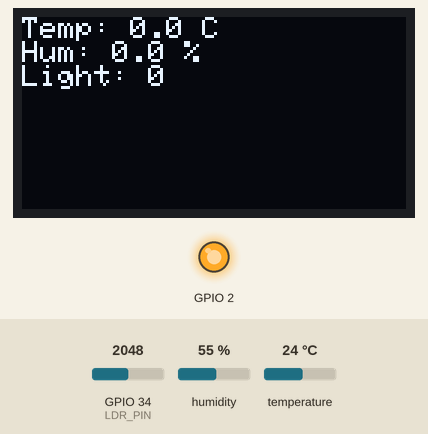
Simulated run of this program. Board: ESP32. Parts: 128×64 one-colour display, output pins drawn as LEDs (lit = HIGH). The inputs (shaded band) are chosen by the test bench; at power-on: humidity 55 %, GPIO 34 (LDR_PIN) = 2048, temperature 24 °C (analog values on the 0–4095 scale). WiFi joins after 1.5 s; servers stay silent unless stated; no MQTT or app messages arrive unless stated; not simulated (calls return 0 or success): secret.h; what the program prints to the serial monitor is not drawn.

Above: at 2.7 s.
2.8 s: humidity set to 32 %
At 6.6 s:
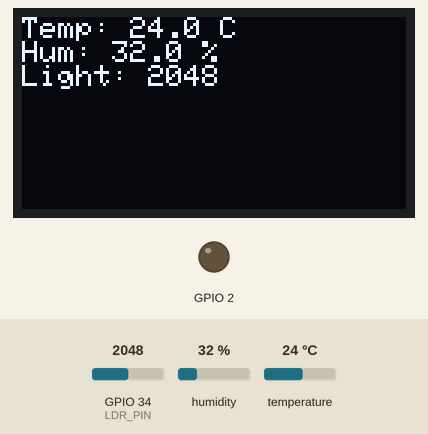
9.7 s: humidity set to 29 %
At 10.6 s:
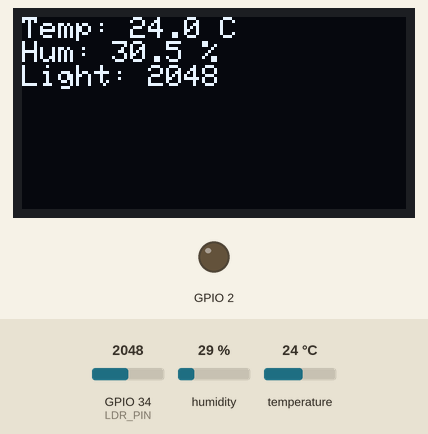
17.5 s: GPIO 34 (LDR_PIN) set to 2866
At 21.4 s:
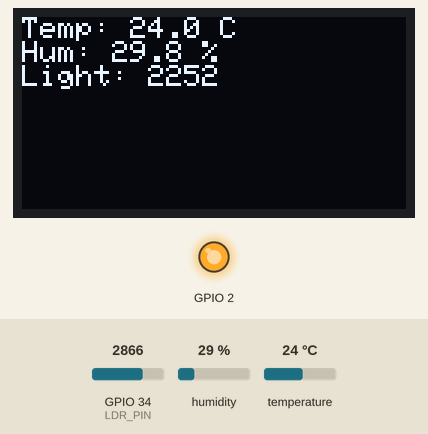
27.6 s: temperature set to 12 °C
At 30.5 s:
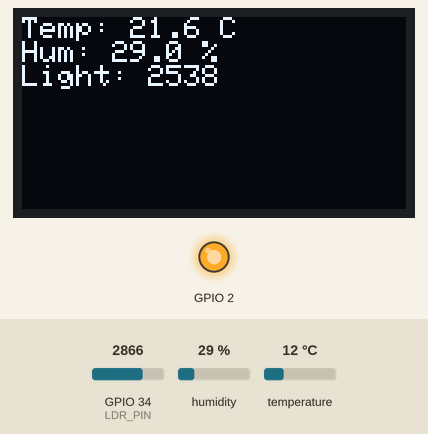
37.6 s: GPIO 34 (LDR_PIN) set to 3603
At 41.6 s:
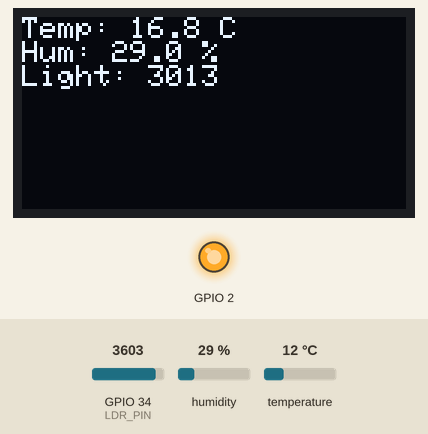
47.6 s: GPIO 34 (LDR_PIN) set to 4095
At 51.1 s:
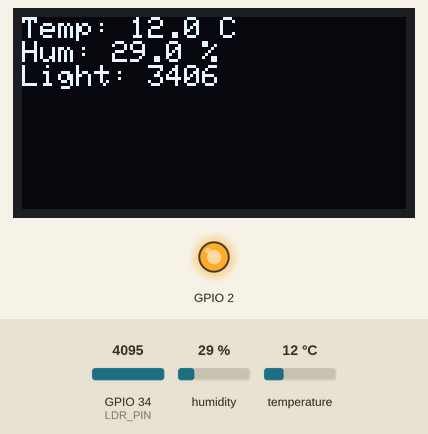
Timing chart, 0 to 52.6 s (numbered marks = the images above; inputs shaded):
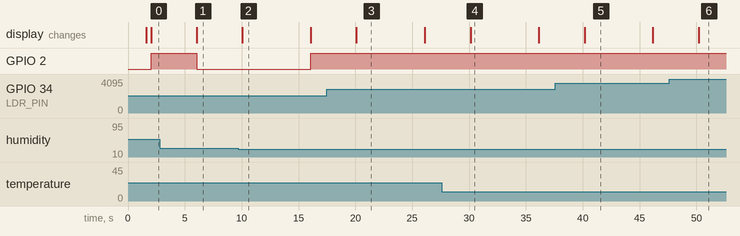

The program:

main.cpp
```cpp
/**
 * @file main.cpp
 * @brief Entry point for the Smart Environment Node firmware.
 *
 * The firmware reads temperature, humidity and light levels, filters the
 * readings, displays them on an OLED screen, indicates alerts via an LED
 * and periodically uploads the data to a cloud service.
 */

#include <Arduino.h>
#include "config.h"

#include "sensors/DHTSensor.h"
#include "sensors/LightSensor.h"
#include "display/OledDisplay.h"
#include "connectivity/WiFiManager.h"
#include "connectivity/CloudUploader.h"
#include "utils/DataFilter.h"
#include "utils/AlertManager.h"

// Instantiate global objects
DHTSensor dhtSensor;
LightSensor lightSensor;
OledDisplay oledDisplay;
WiFiManager wifiManager;
CloudUploader cloudUploader;
DataFilter tempFilter;
DataFilter humidFilter;
DataFilter lightFilter;
AlertManager alertManager;

// Timing variables
static unsigned long lastSensorTime = 0;
static unsigned long lastDisplayTime = 0;
static unsigned long lastUploadTime = 0;

void setup() {
    // Initialize serial for debugging
    Serial.begin(SERIAL_BAUD_RATE);
    DEBUG_PRINTLN();
    DEBUG_PRINTLN(F("Starting " DEVICE_NAME " (FW " FIRMWARE_VERSION ")"));

    // Initialise sensors
    dhtSensor.begin();
    lightSensor.begin();

    // Initialise display
    if (!oledDisplay.begin()) {
        DEBUG_PRINTLN(F("OLED init failed"));
    }

    // Setup alert LED
    alertManager.begin();

    // Establish WiFi connection
    wifiManager.connect();

    // Initialise cloud uploader
    cloudUploader.begin();

    // Clear initial display
    oledDisplay.showStatus("Booting...");
}

void loop() {
    unsigned long now = millis();

    // Maintain WiFi connection
    wifiManager.loop();

    // Read sensors at configured interval
    if (now - lastSensorTime >= SENSOR_READ_INTERVAL) {
        lastSensorTime = now;
        float t = dhtSensor.readTemperature();
        float h = dhtSensor.readHumidity();
        int   l = lightSensor.readRaw();
        // Add valid readings to filters
        if (DHTSensor::isValid(t, TEMP_MIN_VALID, TEMP_MAX_VALID)) {
            tempFilter.addValue(t);
        }
        if (DHTSensor::isValid(h, HUMID_MIN_VALID, HUMID_MAX_VALID)) {
            humidFilter.addValue(h);
        }
        if (l >= LIGHT_MIN_VALID && l <= LIGHT_MAX_VALID) {
            lightFilter.addValue(static_cast<float>(l));
        }
    }

    // Update display at configured interval
    if (now - lastDisplayTime >= DISPLAY_UPDATE_INTERVAL) {
        lastDisplayTime = now;
        float avgTemp  = tempFilter.getAverage();
        float avgHumid = humidFilter.getAverage();
        int   avgLight = static_cast<int>(lightFilter.getAverage());
        oledDisplay.showReadings(avgTemp, avgHumid, avgLight);
        // Update alerts and LED
        alertManager.update(avgTemp, avgHumid, avgLight);
    }

    // Upload data at configured interval
    if (now - lastUploadTime >= CLOUD_UPLOAD_INTERVAL) {
        lastUploadTime = now;
        if (wifiManager.isConnected()) {
            float avgTemp  = tempFilter.getAverage();
            float avgHumid = humidFilter.getAverage();
            int   avgLight = static_cast<int>(lightFilter.getAverage());
            cloudUploader.upload(avgTemp, avgHumid, avgLight);
        }
    }

    // Small delay to prevent watchdog resets on some boards
    delay(10);
}
```

CloudUploader.h
```cpp
/**
 * @file CloudUploader.h
 * @brief Abstracts uploading sensor data to a cloud service.
 *
 * This implementation supports both HTTP uploads to ThingSpeak and
 * MQTT publishes to a broker. The active mechanism is selected at
 * runtime based on whether a valid ThingSpeak API key is defined.
 */

#ifndef CLOUD_UPLOADER_H
#define CLOUD_UPLOADER_H

#include <Arduino.h>
#include <WiFi.h>
#include <HTTPClient.h>
#include <PubSubClient.h>
#include "config.h"

/**
 * @class CloudUploader
 * @brief Handles uploading sensor readings to ThingSpeak or publishing
 *        them via MQTT.
 */
class CloudUploader {
public:
    CloudUploader();

    /**
     * Initialise internal clients. Should be called after WiFi is up.
     */
    void begin();

    /**
     * Upload a new set of sensor readings. Depending on configuration
     * this will either perform an HTTP GET request to ThingSpeak or
     * publish values to multiple MQTT topics.
     *
     * @param temperature Filtered temperature reading in °C
     * @param humidity    Filtered humidity reading in %
     * @param light       Filtered light reading (0‑4095)
     */
    void upload(float temperature, float humidity, int light);

private:
    WiFiClient _wifiClient;
    HTTPClient _httpClient;
    PubSubClient _mqttClient;

    void uploadThingSpeak(float temperature, float humidity, int light);
    void uploadMQTT(float temperature, float humidity, int light);
};

#endif // CLOUD_UPLOADER_H
```

WiFiManager.h
```cpp
/**
 * @file WiFiManager.h
 * @brief Helper class to manage WiFi connectivity for the ESP32.
 *
 * Provides a non‑blocking API to connect and maintain a WiFi connection.
 */

#ifndef WIFI_MANAGER_H
#define WIFI_MANAGER_H

#include <Arduino.h>
#include <WiFi.h>
#include "config.h"

/**
 * @class WiFiManager
 * @brief Encapsulates connection and reconnection logic for WiFi.
 */
class WiFiManager {
public:
    WiFiManager();

    /**
     * Attempt to connect to the configured WiFi network. This method
     * blocks until either a connection is established or the timeout
     * defined in config.h expires.
     *
     * @return true if connected, false otherwise
     */
    bool connect();

    /**
     * Return whether the device is currently connected to WiFi.
     */
    bool isConnected() const;

    /**
     * Should be called frequently in loop(). Handles reconnection
     * attempts if the connection is lost.
     */
    void loop();

private:
    unsigned long _lastAttempt; ///< Time of the last reconnection attempt
};

#endif // WIFI_MANAGER_H
```

OledDisplay.h
```cpp
/**
 * @file OledDisplay.h
 * @brief High level wrapper around the Adafruit SSD1306 OLED display.
 *
 * This class handles initialization of the display, rendering of sensor
 * readings and status messages. It relies on the global configuration
 * constants defined in config.h.
 */

#ifndef OLED_DISPLAY_H
#define OLED_DISPLAY_H

#include <Arduino.h>
#include <Wire.h>
#include <Adafruit_GFX.h>
#include <Adafruit_SSD1306.h>
#include "config.h"

/**
 * @class OledDisplay
 * @brief Abstraction for a 0.96" I2C OLED display using the SSD1306 driver.
 */
class OledDisplay {
public:
    /**
     * Construct a new OledDisplay. The display is instantiated with
     * dimensions and I2C parameters defined in config.h.
     */
    OledDisplay();

    /**
     * Initialize the display hardware. Must be called in setup().
     *
     * @return true if initialization succeeded, false otherwise.
     */
    bool begin();

    /**
     * Render the latest sensor readings on the display. Values are
     * formatted nicely and updated whenever this method is called.
     *
     * @param temperature Filtered temperature reading in °C
     * @param humidity    Filtered humidity reading in %
     * @param light       Filtered light reading (0‑4095)
     */
    void showReadings(float temperature, float humidity, int light);

    /**
     * Show a status message on the display. This will clear the screen
     * before rendering the message.
     *
     * @param status A textual status to display
     */
    void showStatus(const String &status);

private:
    Adafruit_SSD1306 _display; ///< Display driver object
    void clear();              ///< Clear the display buffer and send to screen
};

#endif // OLED_DISPLAY_H
```

DHTSensor.h
```cpp
/**
 * @file DHTSensor.h
 * @brief Wrapper class around the Adafruit DHT library for reading
 *        temperature and humidity from a DHT11 sensor.
 *
 * The class encapsulates initialization, reading and basic validation of
 * sensor values. It defers filtering and thresholding to other modules.
 */

#ifndef DHT_SENSOR_H
#define DHT_SENSOR_H

#include <Arduino.h>
#include <DHT.h>
#include "config.h"

/**
 * @class DHTSensor
 * @brief Provides an interface to a DHT temperature/humidity sensor.
 */
class DHTSensor {
public:
    /**
     * Construct a new DHTSensor object.
     *
     * @param pin  The GPIO pin used for the sensor data line.
     * @param type The DHT sensor type (e.g. DHT11 or DHT22).
     */
    DHTSensor(uint8_t pin = DHT_PIN, uint8_t type = DHT_TYPE);

    /**
     * Initialise the underlying DHT library. Must be called in setup().
     */
    void begin();

    /**
     * Read the temperature in degrees Celsius.
     * @return The measured temperature, or NAN if invalid.
     */
    float readTemperature();

    /**
     * Read the relative humidity in percent.
     * @return The measured humidity, or NAN if invalid.
     */
    float readHumidity();

    /**
     * Helper to test whether a value lies within a valid range.
     *
     * @param value    Value to test
     * @param minValid Minimum acceptable value (inclusive)
     * @param maxValid Maximum acceptable value (inclusive)
     * @return true if value is finite and within bounds, false otherwise
     */
    static bool isValid(float value, float minValid, float maxValid);

private:
    DHT dht;  ///< Instance of the Adafruit DHT driver
};

#endif // DHT_SENSOR_H
```

LightSensor.h
```cpp
/**
 * @file LightSensor.h
 * @brief Simple driver for an analog light sensor (LDR).
 *
 * The light sensor consists of a voltage divider formed by an LDR and a resistor
 * connected to an ADC pin. This class abstracts the raw analog reading
 * and provides basic range checking.
 */

#ifndef LIGHT_SENSOR_H
#define LIGHT_SENSOR_H

#include <Arduino.h>
#include "config.h"

/**
 * @class LightSensor
 * @brief Reads an analog value from a light dependent resistor (LDR).
 */
class LightSensor {
public:
    /**
     * Construct a new LightSensor object.
     *
     * @param pin The ADC pin connected to the LDR voltage divider.
     */
    explicit LightSensor(uint8_t pin = LDR_PIN);

    /**
     * Initialise the ADC resolution. Call this once in setup().
     */
    void begin();

    /**
     * Read the raw ADC value from the LDR. The result is clipped to
     * LIGHT_MIN_VALID/LIGHT_MAX_VALID.
     * @return A value between 0 and 4095 (12‑bit resolution).
     */
    int readRaw();

    /**
     * Read the normalised light level. Currently this simply returns
     * the raw value but could be extended to return a percentage or lux.
     * @return The processed light level.
     */
    int readNormalized();

private:
    uint8_t _pin; ///< ADC pin used to sample the LDR
};

#endif // LIGHT_SENSOR_H
```

AlertManager.h
```cpp
/**
 * @file AlertManager.h
 * @brief Evaluates sensor values against thresholds and drives an alert LED.
 */

#ifndef ALERT_MANAGER_H
#define ALERT_MANAGER_H

#include <Arduino.h>
#include "config.h"

/**
 * Enumeration of possible alert conditions.
 */
enum AlertState {
    ALERT_OK,          ///< All readings within thresholds
    ALERT_TEMP_HIGH,   ///< Temperature above high threshold
    ALERT_TEMP_LOW,    ///< Temperature below low threshold
    ALERT_HUMID_HIGH,  ///< Humidity above high threshold
    ALERT_HUMID_LOW,   ///< Humidity below low threshold
    ALERT_LIGHT_LOW    ///< Light intensity below low threshold
};

/**
 * @class AlertManager
 * @brief Monitors sensor readings and indicates abnormal conditions via an LED.
 */
class AlertManager {
public:
    /**
     * Create a new AlertManager object.
     *
     * @param ledPin The GPIO pin driving the alert LED.
     */
    explicit AlertManager(uint8_t ledPin = LED_ALERT_PIN);

    /**
     * Initialise the LED pin. Must be called in setup().
     */
    void begin();

    /**
     * Update the alert state based on the latest sensor values. This will
     * set the LED accordingly.
     *
     * @param temperature Filtered temperature reading
     * @param humidity    Filtered humidity reading
     * @param light       Filtered light reading
     * @return The new alert state
     */
    AlertState update(float temperature, float humidity, int light);

    /**
     * Get the current alert state without modifying it.
     *
     * @return The current alert state
     */
    AlertState getState() const;

private:
    uint8_t _ledPin;         ///< Pin connected to the LED
    AlertState _state;       ///< Current alert state

    /**
     * Turn the LED on or off.
     *
     * @param on true to drive LED high, false to drive it low
     */
    void setLED(bool on);
};

#endif // ALERT_MANAGER_H
```

DataFilter.h
```cpp
/**
 * @file DataFilter.h
 * @brief Implements a simple moving average filter for float values.
 */

#ifndef DATA_FILTER_H
#define DATA_FILTER_H

#include <Arduino.h>
#include "config.h"

/**
 * @class DataFilter
 * @brief Maintains a circular buffer and computes a moving average.
 */
class DataFilter {
public:
    /**
     * Construct a new DataFilter object.
     *
     * @param windowSize Number of samples to average over.
     */
    explicit DataFilter(size_t windowSize = FILTER_WINDOW_SIZE);

    /**
     * Destructor to free allocated buffer.
     */
    ~DataFilter();

    /**
     * Add a new value to the filter. The oldest value will be dropped
     * once the buffer is full.
     *
     * @param value The new value to insert.
     */
    void addValue(float value);

    /**
     * Compute the current average of the values stored in the buffer.
     *
     * @return The average or 0 if no samples have been added.
     */
    float getAverage() const;

    /**
     * Reset the filter, discarding all stored samples.
     */
    void reset();

private:
    size_t _windowSize; ///< Maximum number of samples to average
    float *_buffer;     ///< Pointer to dynamic array storing samples
    size_t _index;      ///< Current insertion index
    size_t _count;      ///< Number of samples currently stored
};

#endif // DATA_FILTER_H
```

CloudUploader.cpp
```cpp
/**
 * @file CloudUploader.cpp
 * @brief Implementation of CloudUploader for HTTP/MQTT uploads.
 */

#include "config.h"
#include "secret.h"
#include "connectivity/CloudUploader.h"

CloudUploader::CloudUploader() : _mqttClient(_wifiClient) {}

void CloudUploader::begin() {
    // Configure MQTT server; connection will be attempted lazily on publish
    _mqttClient.setServer(MQTT_SERVER, MQTT_PORT);
}

void CloudUploader::upload(float temperature, float humidity, int light) {
    // Determine whether to use ThingSpeak: require API key not equal to default
    const bool useThingSpeak = (strlen(THINGSPEAK_API_KEY) > 0 &&
                                String(THINGSPEAK_API_KEY) != String("YourThingSpeakAPIKey"));
    if (useThingSpeak) {
        uploadThingSpeak(temperature, humidity, light);
    } else {
        uploadMQTT(temperature, humidity, light);
    }
}

void CloudUploader::uploadThingSpeak(float temperature, float humidity, int light) {
    if (WiFi.status() != WL_CONNECTED) {
        return; // Cannot upload without WiFi
    }
    // Build the URL with query parameters for fields 1‑3
    String url = String("http://") + THINGSPEAK_SERVER + "/update?api_key=" + THINGSPEAK_API_KEY;
    url += "&field1=" + String(temperature, 2);
    url += "&field2=" + String(humidity, 2);
    url += "&field3=" + String(light);
    _httpClient.begin(_wifiClient, url);
    int httpCode = _httpClient.GET();
    // Optionally print the server response for debugging
    DEBUG_PRINTF("ThingSpeak HTTP response code: %d\n", httpCode);
    _httpClient.end();
}

void CloudUploader::uploadMQTT(float temperature, float humidity, int light) {
    // Ensure the MQTT client is connected
    if (!_mqttClient.connected()) {
        // Create a unique client ID for this session
        String clientId = String(MQTT_CLIENT_ID) + String("-") + String(millis(), HEX);
        _mqttClient.connect(clientId.c_str());
    }
    if (!_mqttClient.connected()) {
        // Failed to connect; skip publishing
        DEBUG_PRINTLN("MQTT connection failed");
        return;
    }
    // Publish values to their respective topics
    char payload[16];
    dtostrf(temperature, 6, 2, payload);
    _mqttClient.publish(MQTT_TOPIC_TEMP, payload);
    dtostrf(humidity, 6, 2, payload);
    _mqttClient.publish(MQTT_TOPIC_HUMID, payload);
    itoa(light, payload, 10);
    _mqttClient.publish(MQTT_TOPIC_LIGHT, payload);
    // Also publish a status message containing timestamp
    String status = String("OK ") + millis();
    _mqttClient.publish(MQTT_TOPIC_STATUS, status.c_str());
    // Allow the MQTT client to process outgoing data
    _mqttClient.loop();
}
```

WiFiManager.cpp
```cpp
/**
 * @file WiFiManager.cpp
 * @brief Implementation of the WiFiManager class.
 */

#include "config.h"
#include "secret.h"
#include "connectivity/WiFiManager.h"

WiFiManager::WiFiManager() : _lastAttempt(0) {}

bool WiFiManager::connect() {
    if (WiFi.status() == WL_CONNECTED) {
        return true;
    }
    WiFi.mode(WIFI_STA);
    WiFi.begin(WIFI_SSID, WIFI_PASSWORD);
    DEBUG_PRINTLN("Connecting to WiFi...");
    unsigned long start = millis();
    while (WiFi.status() != WL_CONNECTED && (millis() - start) < WIFI_TIMEOUT) {
        delay(500);
        DEBUG_PRINT(".");
    }
    if (WiFi.status() == WL_CONNECTED) {
        DEBUG_PRINTLN("");
        DEBUG_PRINT("Connected. IP address: ");
        DEBUG_PRINTLN(WiFi.localIP());
        return true;
    }
    DEBUG_PRINTLN("");
    DEBUG_PRINTLN("WiFi connection failed");
    return false;
}

bool WiFiManager::isConnected() const {
    return WiFi.status() == WL_CONNECTED;
}

void WiFiManager::loop() {
    // Attempt reconnection only after the configured retry interval
    if (!isConnected() && (millis() - _lastAttempt) > WIFI_RETRY_INTERVAL) {
        _lastAttempt = millis();
        connect();
    }
}
```

DHTSensor.cpp
```cpp
/**
 * @file DHTSensor.cpp
 * @brief Implementation of the DHTSensor class.
 */

#include "config.h"
#include "secret.h"
#include "sensors/DHTSensor.h"

DHTSensor::DHTSensor(uint8_t pin, uint8_t type) : dht(pin, type) {
    // Constructor body is empty; member initialiser list sets up the DHT object
}

void DHTSensor::begin() {
    dht.begin();
}

float DHTSensor::readTemperature() {
    float t = dht.readTemperature();
    // Adafruit DHT returns NAN on error
    return t;
}

float DHTSensor::readHumidity() {
    float h = dht.readHumidity();
    return h;
}

bool DHTSensor::isValid(float value, float minValid, float maxValid) {
    return (!isnan(value) && value >= minValid && value <= maxValid);
}
```

Source omitted: OledDisplay.cpp (1508 bytes), LightSensor.cpp (873 bytes), AlertManager.cpp (1367 bytes), DataFilter.cpp (995 bytes), config.h (4973 bytes)

Measured:
- after the input at 2.8 s, the display: first differs from a run without the input after 3.2 s (image 1)
- after the input at 9.7 s, GPIO 2: LOW → HIGH after 6.4 s; the display: changes after 0.37 s (image 2)
- what the display in image 3 shows lasts 6.0 s, from 20.1 s to 26.1 s
